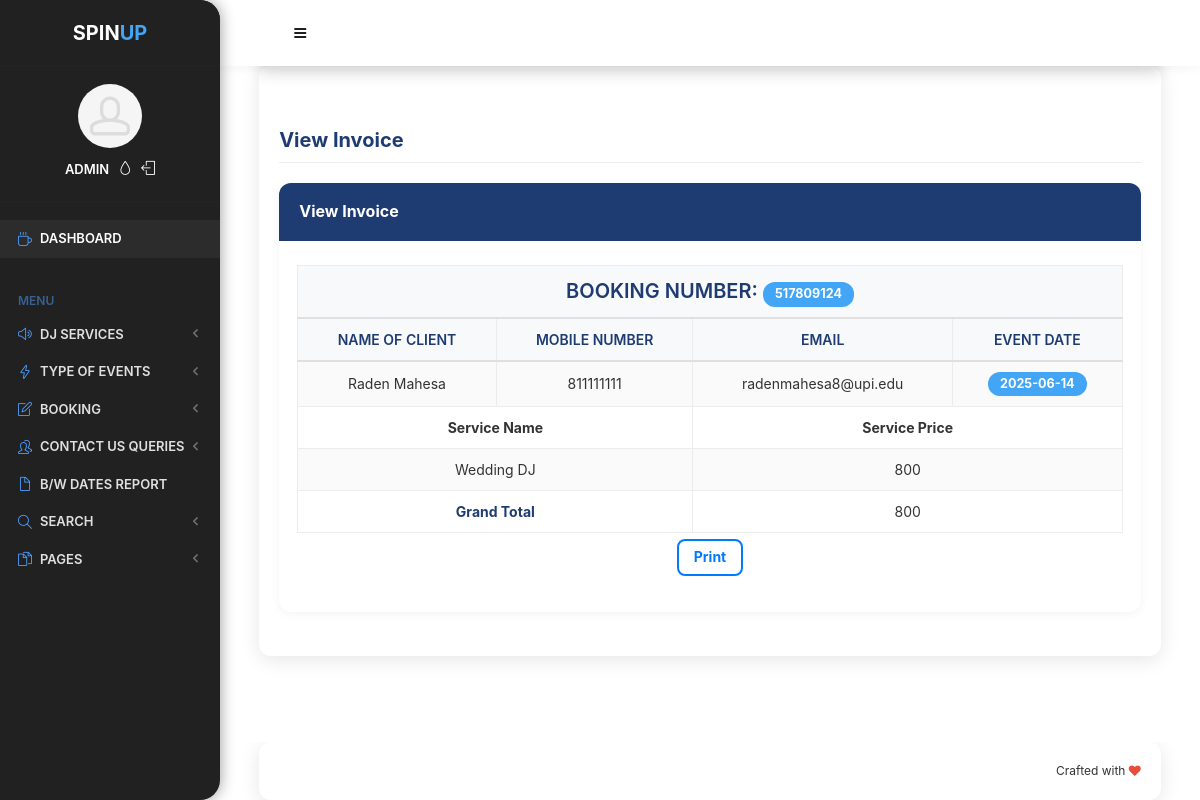
Page /odms/admin/invoice-generating.php?invid=91 (signed in) on the committed database.
### tables this page shows
CREATE TABLE `tblbooking` (
  `ID` int(10) NOT NULL,
  `BookingID` int(10) DEFAULT NULL,
  `ServiceID` int(10) DEFAULT NULL,
  `Name` varchar(200) DEFAULT NULL,
  `MobileNumber` bigint(10) DEFAULT NULL,
  `Email` varchar(200) DEFAULT NULL,
  `EventDate` varchar(200) DEFAULT NULL,
  `EventStartingtime` varchar(200) DEFAULT NULL,
  `EventEndingtime` varchar(200) DEFAULT NULL,
  `VenueAddress` mediumtext DEFAULT NULL,
  `EventType` varchar(200) DEFAULT NULL,
  `AdditionalInformation` mediumtext DEFAULT NULL,
  `BookingDate` timestamp NULL DEFAULT current_timestamp(),
  `Remark` varchar(200) DEFAULT NULL,
  `Status` varchar(200) DEFAULT NULL,
  `UpdationDate` timestamp NULL DEFAULT NULL ON UPDATE current_timestamp()
);

CREATE TABLE `tblservice` (
  `ID` int(10) NOT NULL,
  `ServiceName` varchar(200) DEFAULT NULL,
  `SerDes` varchar(250) NOT NULL,
  `ServicePrice` varchar(200) DEFAULT NULL,
  `CreationDate` timestamp NULL DEFAULT current_timestamp()
);

### odms/admin/invoice-generating.php (the view, shortened to what this page needs)
<?php
if (strlen($_SESSION['odmsaid']) == 0) {
  header('location:logout.php');
} else {
?>
  <!doctype html>
  <html lang="en" class="no-focus">
  <head>
    <link rel="stylesheet" href="assets/js/plugins/datatables/dataTables.bootstrap4.min.css">
    <link rel="stylesheet" id="css-main" href="assets/css/codebase.min.css">
  </head>
  <body>
    <div id="page-container" class="sidebar-o sidebar-inverse side-scroll page-header-fixed main-content-narrow">
      <?php include_once('includes/sidebar.php'); ?>
      <?php include_once('includes/header.php'); ?>
      <main id="main-container">
        <div class="content">
          <h2 class="content-heading">View Invoice</h2>
          <div class="block">
            <div class="block-header block-header-default">
              <h3 class="block-title">View Invoice</h3>
            </div>
            <div class="block-content block-content-full">
              <?php
              $invid = $_GET['invid'];
              $sql = "SELECT tblbooking.BookingID,tblbooking.Name,tblbooking.MobileNumber,tblbooking.Email,tblbooking.EventDate,tblbooking.EventStartingtime,tblbooking.EventEndingtime,tblbooking.VenueAddress,tblbooking.EventType,tblbooking.AdditionalInformation,tblbooking.BookingDate,tblbooking.Remark,tblbooking.Status,tblbooking.UpdationDate,tblservice.ServiceName,tblservice.SerDes,tblservice.ServicePrice from tblbooking join tblservice on tblbooking.ServiceID=tblservice.ID where tblbooking.ID=:invid";
              $query = $dbh->prepare($sql);
              $query->bindParam(':invid', $invid, PDO::PARAM_STR);
              $query->execute();
              $results = $query->fetchAll(PDO::FETCH_OBJ);
              $grandtotal = 0;
              if ($query->rowCount() > 0) {
                foreach ($results as $row) {
              ?>
                  <table class="table table-bordered table-striped table-vcenter js-dataTable-full-pagination">
                    <thead>
                      <tr>
                        <th colspan="4" style="color: #1e3c72; font-size: 20px;">Booking Number: <span class="badge badge-primary"><?php echo htmlentities($row->BookingID); ?></span></th>
                      </tr>
                      <tr>
                        <th>Name of Client</th>
                        <th>Mobile Number</th>
                        <th>Email</th>
                        <th>Event Date</th>
                      </tr>
                    </thead>
                    <tbody>
                      <tr>
                        <td><?php echo htmlentities($row->Name); ?></td>
                        <td><?php echo htmlentities($row->MobileNumber); ?></td>
                        <td><?php echo htmlentities($row->Email); ?></td>
                        <td><span class="badge badge-primary"><?php echo htmlentities($row->EventDate); ?></span></td>
                      </tr>
                      <tr>
                        <th colspan="2">Service Name</th>
                        <th colspan="2">Service Price</th>
                      </tr>
                      <tr>
                        <td colspan="2"><?php echo htmlentities($row->ServiceName); ?></td>
                        <td colspan="2"><?php echo $total = htmlentities($row->ServicePrice); ?></td>
                      </tr>
                      <tr>
                        <th colspan="2" style="color: #1e3c72;">Grand Total</th>
                        <td colspan="2"><?php echo $grandtotal += $total; ?></td>
                      </tr>
                    </tbody>
                  </table>
              <?php
                }
              }
              ?>
              <p style="text-align: center;">
                <input name="Submit2" type="submit" class="btn-info" value="Print" onclick="return f3();" />
              </p>
            </div>
          </div>
        </div>
      </main>
      <?php include_once('includes/footer.php'); ?>
    </div>
  </body>
  </html>
<?php } ?>

### odms/admin/invoice-generating.php (style rules this page uses)
body { background: #ffffff; color: #333; }
#page-container { background: transparent; }
.content { background: #ffffff; border-radius: 12px; padding: 20px; box-shadow: 0 4px 20px rgba(0, 0, 0, 0.1); }
.content-heading { color: #1e3c72; font-weight: bold; margin-bottom: 20px; }
.block { background: #ffffff; border-radius: 12px; overflow: hidden; box-shadow: 0 2px 10px rgba(0, 0, 0, 0.05); }
.block-header { background: #1e3c72; border-bottom: none; padding: 15px 20px; }
.block-title { color: #ffffff; font-weight: bold; }
.table { background: #ffffff; border-radius: 8px; margin-bottom: 0; }
.table thead th { background: #f8f9fa; color: #1e3c72; font-weight: 600; border-bottom: 2px solid #e0e0e0; }
.table td, .table th { vertical-align: middle; text-align: center; }
.badge { padding: 6px 12px; border-radius: 12px; font-weight: bold; font-size: 0.9rem; }
.btn-info { background: #ffffff; border: 2px solid #007BFF; color: #007BFF; border-radius: 8px; padding: 5px 15px; font-weight: bold; transition: all 0.3s ease; cursor: pointer; }

### rows in the picture
tblbooking: BookingID "517809124", Name "Raden Mahesa", MobileNumber "811111111", Email "radenmahesa8@upi.edu", EventDate "2025-06-14", ServiceID.ServiceName "Wedding DJ", ServiceID.ServicePrice "800", total "800"
